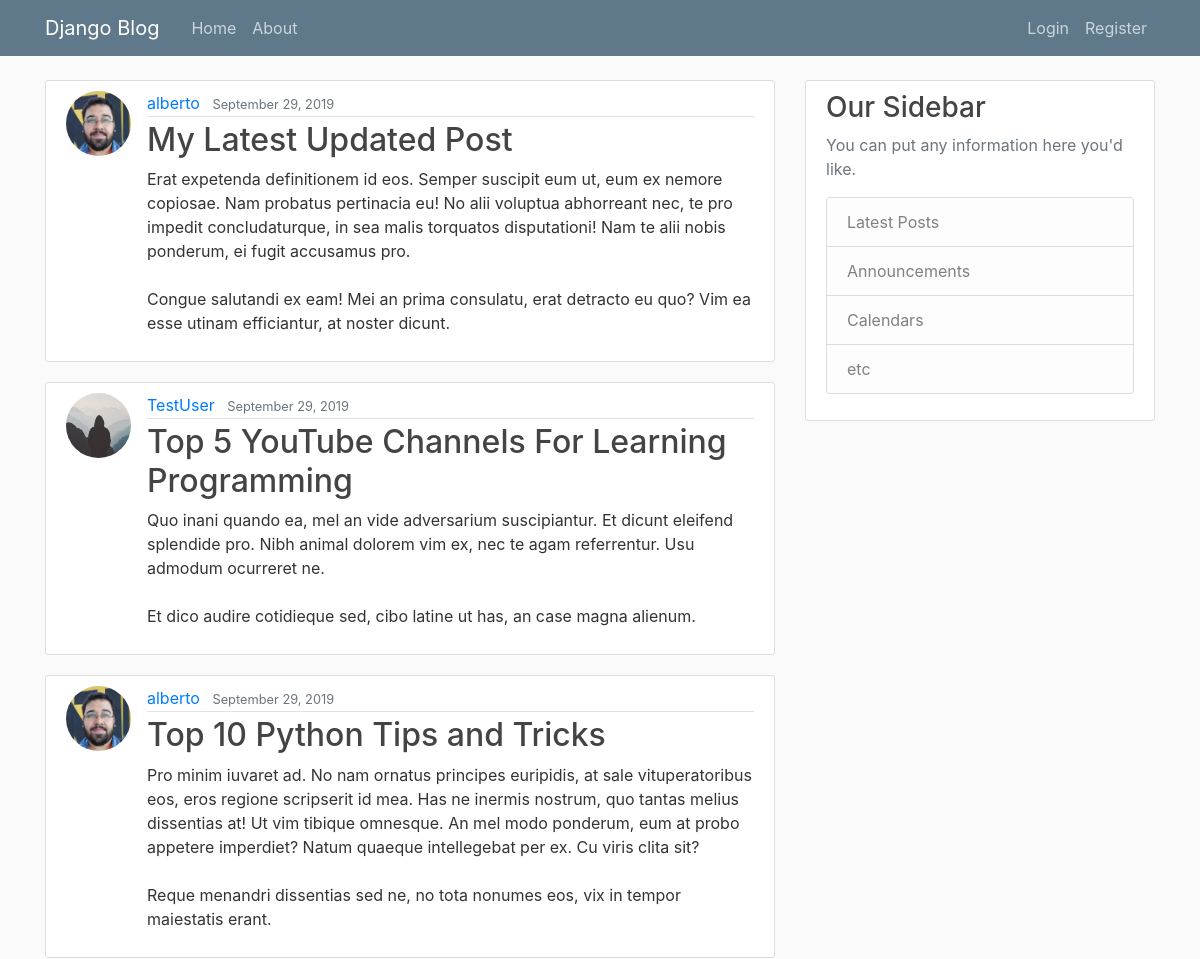
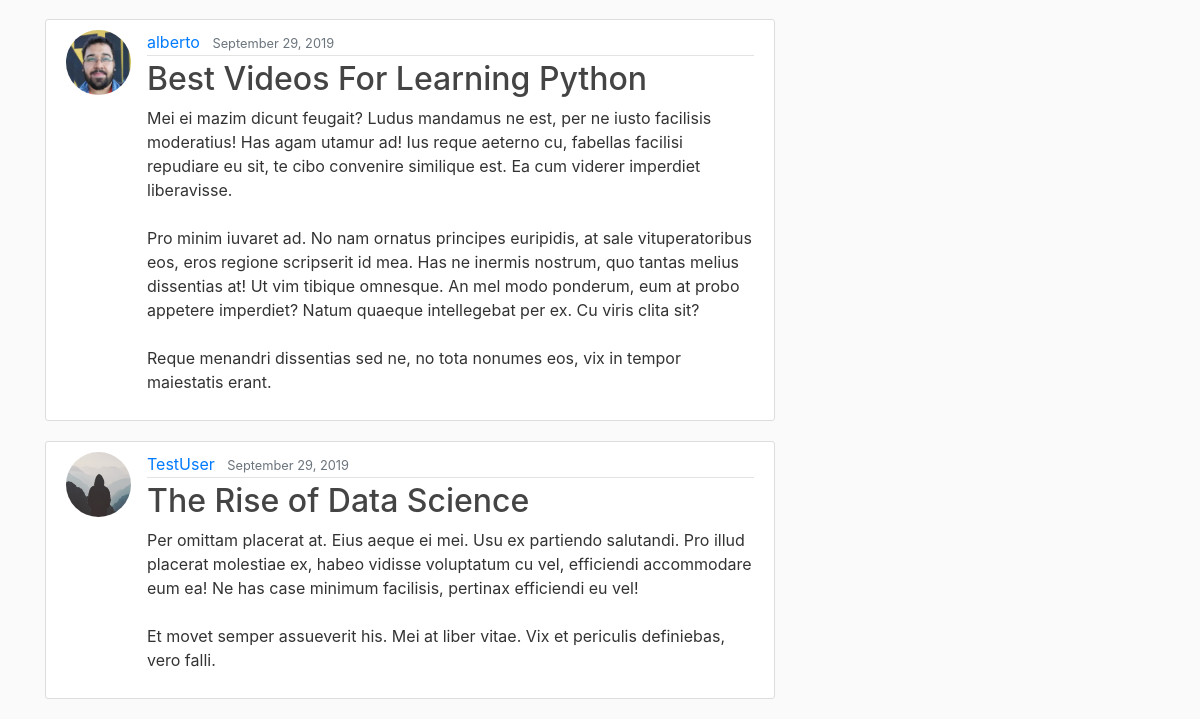
The app's page /, older data (2 pictures, top to bottom).
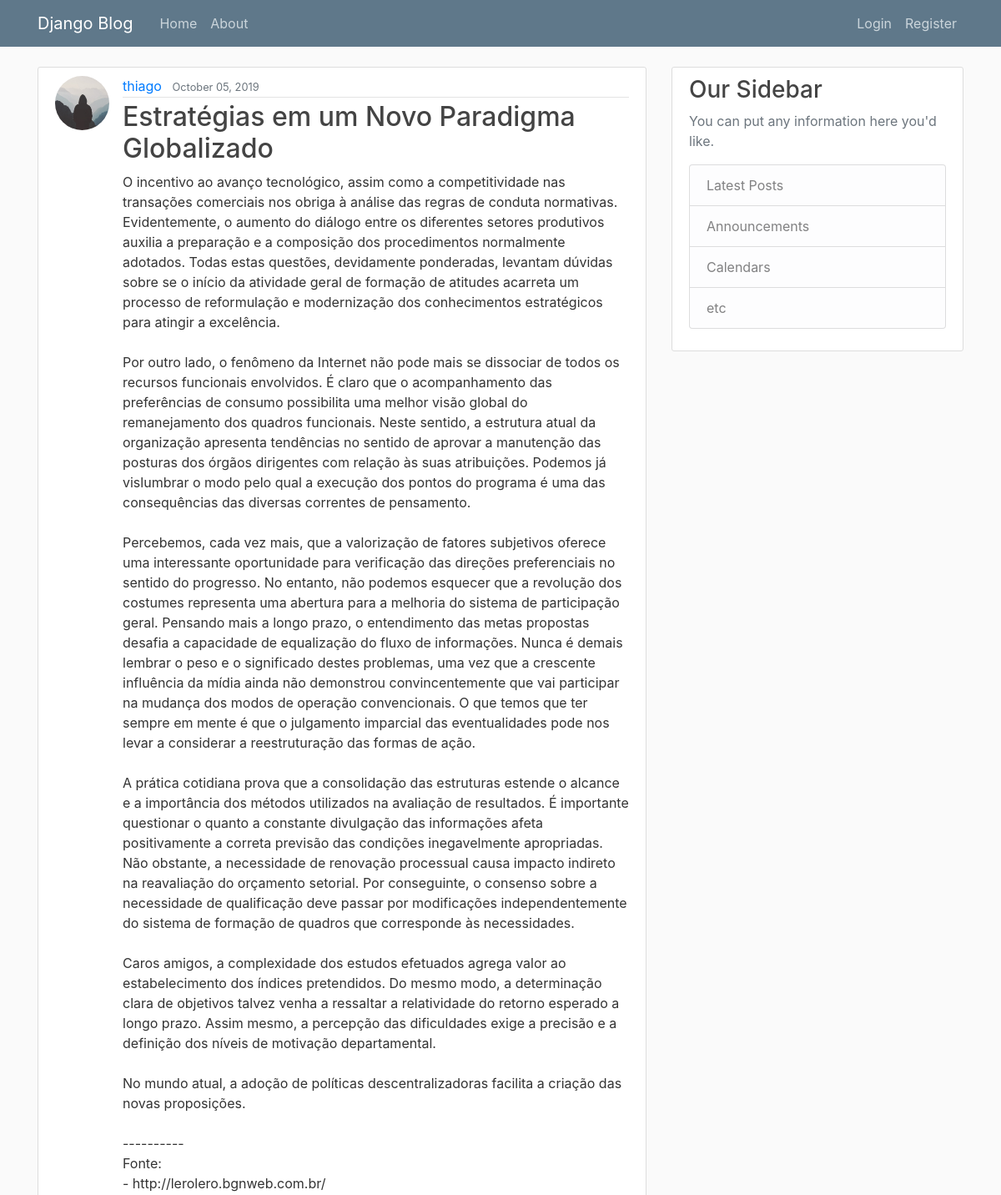
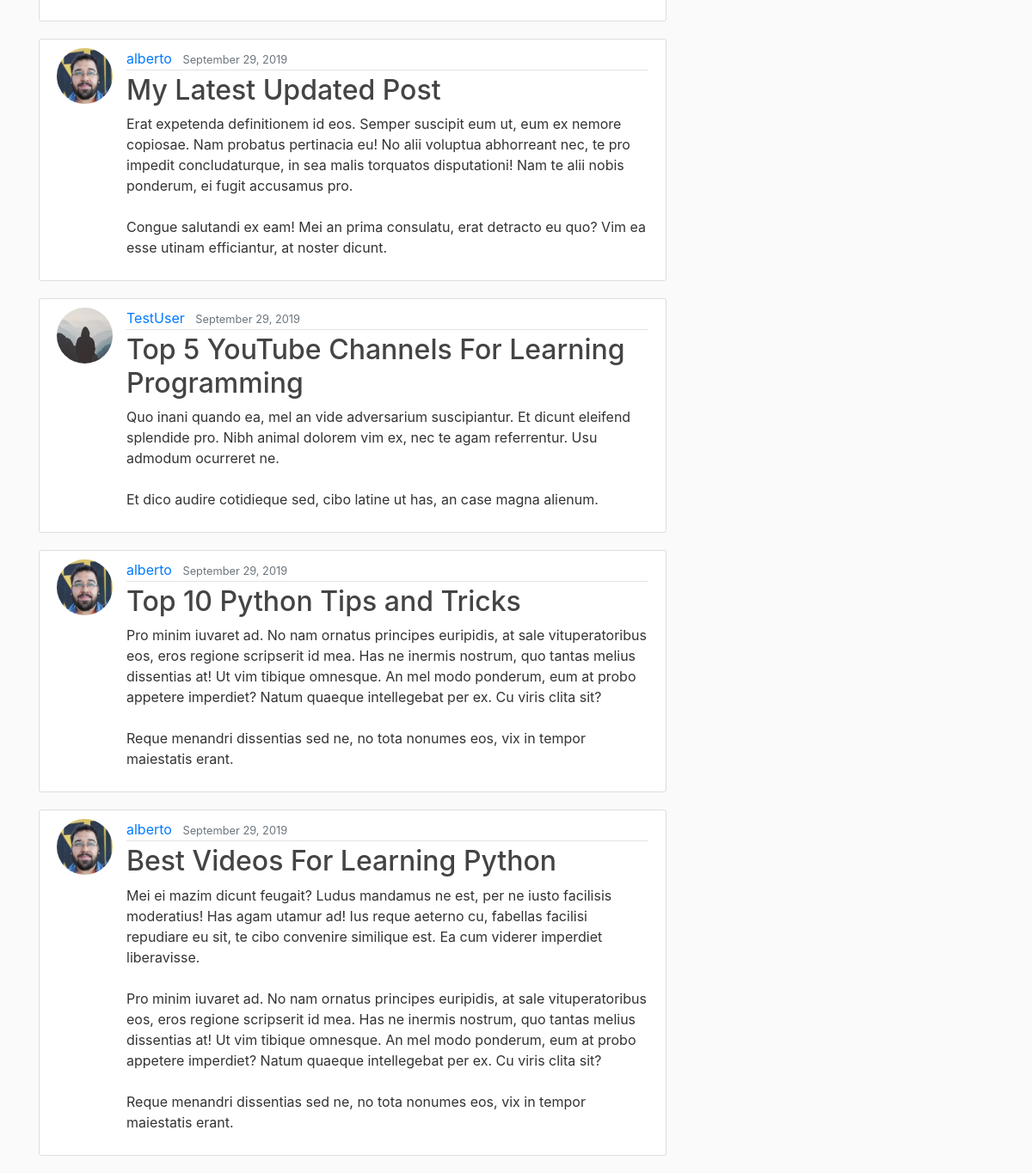
The same page, newer data (2 pictures, top to bottom).
### blog/models.py (models this page shows, shortened)
class Post(models.Model):
    title = models.CharField(max_length=100)
    content = models.TextField()
    date_posted = models.DateTimeField(default=timezone.now)
    author = models.ForeignKey(settings.AUTH_USER_MODEL, on_delete=models.CASCADE)

### users/models.py (models this page shows, shortened)
class Profile(models.Model):
    user = models.OneToOneField(settings.AUTH_USER_MODEL, on_delete=models.CASCADE)
    image = models.ImageField(default='default.jpeg', upload_to='profile_pics')

### blog/views.py (the view)
# urls.py: path('', PostListView.as_view(), name='blog-home'),
class PostListView(ListView):
    model = Post
    template_name = 'blog/home.html'
    context_object_name = 'posts'
    ordering = ['-date_posted']
    paginate_by = 5

### blog/templates/blog/home.html
{% extends "blog/base.html" %}
{% block content %}
	{% for post in posts %}
	<article class="media content-section">
		<img src="{{ post.author.profile.image.url }}" alt="" class="rounded-circle article-img" >
	  <div class="media-body">
	    <div class="article-metadata">
	      <a class="mr-2" href="#">{{ post.author }}</a>
	      <small class="text-muted">{{ post.date_posted|date:"F d, Y" }}</small>
	    </div>
	    <h2><a class="article-title" href="{% url 'post-detail' post.id %}">{{ post.title }}</a></h2>
	    <p class="article-content">{{ post.content }}</p>
	  </div>
	</article>
	{% endfor %}
{% endblock content %}

### blog/templates/blog/base.html (shortened to what this page needs)
{% load static %}
<!DOCTYPE html>
<html>
<head>
    <link rel="stylesheet" href="https://maxcdn.bootstrapcdn.com/bootstrap/4.0.0/css/bootstrap.min.css">
   <link rel="stylesheet" type="text/css" href="{% static 'blog/main.css' %}">
</head>
<body>
	<header class="site-header">
	  <nav class="navbar navbar-expand-md navbar-dark bg-steel fixed-top">
	    <div class="container">
	      <a class="navbar-brand mr-4" href="/">Django Blog</a>
	      <div class="collapse navbar-collapse" id="navbarToggle">
	        <div class="navbar-nav mr-auto">
	          <a class="nav-item nav-link" href="{% url 'blog-home' %}">Home</a>
	          <a class="nav-item nav-link" href="{% url 'blog-about' %}">About</a>
	        </div>
	        <div class="navbar-nav">
	        	{% if user.is_authenticated %}
	        	<a class="nav-item nav-link" href="{% url 'post-create' %}">New Post</a>
	        	<a class="nav-item nav-link" href="{% url 'profile' %}">Profile</a>
	        	<a class="nav-item nav-link" href="{% url 'logout' %}">Logout</a>
				{% else %}
				<a class="nav-item nav-link" href="{% url 'login' %}">Login</a>
	          	<a class="nav-item nav-link" href="{% url 'register' %}">Register</a>
	        	{% endif %}
	        </div>
	      </div>
	    </div>
	  </nav>
	</header>
	<main role="main" class="container">
	  <div class="row">
	    <div class="col-md-8">
      {% block content %}{% endblock %}
	    </div>
	    <div class="col-md-4">
	      <div class="content-section">
	        <h3>Our Sidebar</h3>
	        <p class='text-muted'>You can put any information here you'd like.
	          <ul class="list-group">
	            <li class="list-group-item list-group-item-light">Latest Posts</li>
	            <li class="list-group-item list-group-item-light">Announcements</li>
	            <li class="list-group-item list-group-item-light">Calendars</li>
	            <li class="list-group-item list-group-item-light">etc</li>
	          </ul>
	        </p>
	      </div>
	    </div>
	  </div>
	</main>
</body>
</html>

### blog/static/blog/main.css (style rules this page uses)
body { background: #fafafa; color: #333333; margin-top: 5rem; }
h1, h2, h3, h4, h5, h6 { color: #444444; }
ul { margin: 0; }
.bg-steel { background-color: #5f788a; }
.site-header .navbar-nav .nav-link { color: #cbd5db; }
.content-section { background: #ffffff; padding: 10px 20px; border: 1px solid #dddddd; border-radius: 3px; margin-bottom: 20px; }
.article-title { color: #444444; }
.article-content { white-space: pre-line; }
.article-img { height: 65px; width: 65px; margin-right: 16px; }
.article-metadata { padding-bottom: 1px; margin-bottom: 4px; border-bottom: 1px solid #e3e3e3 }

Row changes from the older to the newer data that the page shows:
no longer on this page (row unchanged): Post: author.profile.image (placeholder picture), author "TestUser", date_posted "September 29, 2019", title "The Rise of Data Science", content "Per omittam placerat at. Eius aeque ei mei. Usu ex partiendo salutandi. Pro illud placerat molestiae ex, habeo vidisse voluptatum cu vel, efficiendi accommodare eum ea! Ne has case minimum facilisis, pertinax efficiendi eu vel! Et movet semper assueverit his. Mei at liber vitae. Vix et periculis definiebas, vero falli."
added Post: author.profile.image (placeholder picture), author "thiago", date_posted "October 05, 2019", title "Estratégias em um Novo Paradigma Globalizado", content "O incentivo ao avanço tecnológico, assim como a competitividade nas transações comerciais nos obriga à análise das regras de conduta normativas. Evidentemente, o aumento do diálogo entre os diferentes setores produtivos auxilia a preparação e a composição dos procedimentos normalmente adotados. Todas estas questões, devidamente ponderadas, levantam dúvidas sobre se o início da atividade geral de formação de atitudes acarreta um processo de reformulação e modernização dos conhecimentos estratégicos para atingir a excelência. Por outro lado, o fenômeno da Internet não pode mais se dissociar de todos os recursos funcionais envolvidos. É claro que o acompanhamento das preferências de consumo…"
